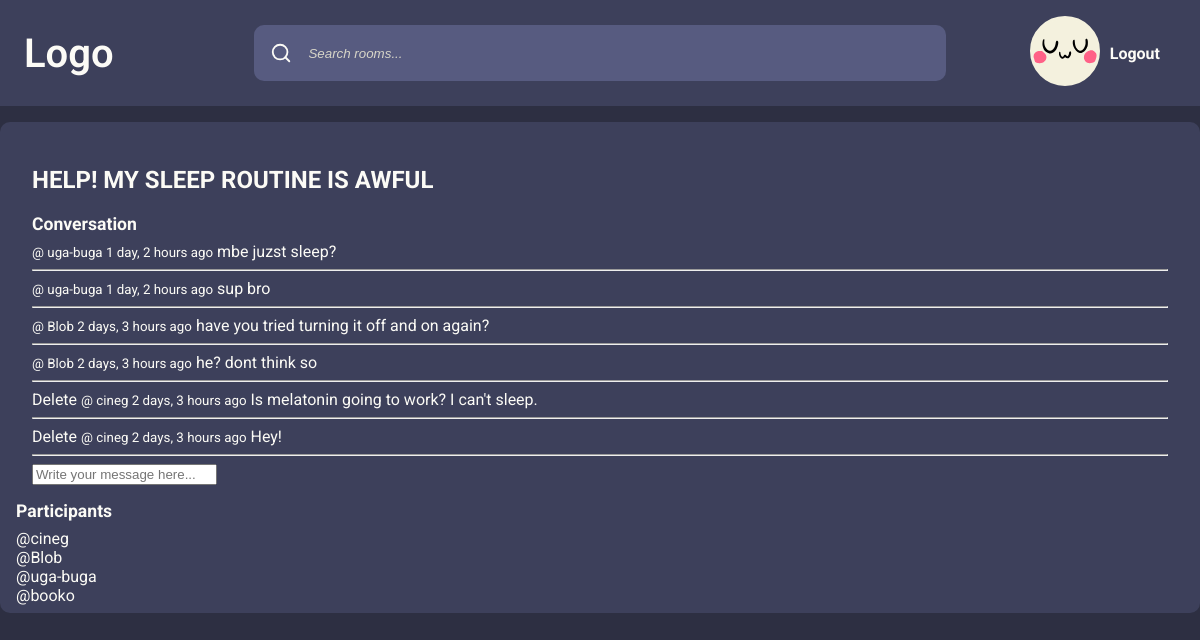
/room/2/ (signed in), run on the app's committed database.
### base/models.py (models this page shows, shortened)
class Room(models.Model):
    host = models.ForeignKey(User, on_delete=models.SET_NULL, null=True)
    topic = models.ForeignKey(Topic, on_delete=models.SET_NULL, null=True)
    name = models.CharField(max_length=200)
    description = models.TextField(null=True, blank=True)
    participants = models.ManyToManyField(User, related_name="participants", blank=True)
    updated = models.DateTimeField(auto_now=True)
    created = models.DateTimeField(auto_now_add=True)
    class Meta:
        ordering: list[str] = ["-updated", "-created"]

class Message(models.Model):
    user = models.ForeignKey(User, on_delete=models.CASCADE)
    room = models.ForeignKey(Room, on_delete=models.CASCADE)
    body = models.TextField()
    updated = models.DateTimeField(auto_now=True)
    created = models.DateTimeField(auto_now_add=True)
    class Meta:
        ordering: list[str] = ["-updated", "-created"]

### base/views.py (the view)
# urls.py: path("room/<str:pk>/", views.room, name="room"),
def room(request: HttpRequest, pk: str) -> HttpResponse:
    room: Room = Room.objects.get(id=int(pk))
    conversation_messages = room.message_set.all()  # type: ignore
    participants = room.participants.all()
    if request.method == "POST":
        message: Message = Message.objects.create(
            user=request.user, room=room, body=request.POST.get("body")
        )
        room.participants.add(request.user)
        return redirect("room", pk=room.id)
    context: dict = {
        "room": room,
        "conversation_messages": conversation_messages,
        "participants": participants,
    }
    return render(request, "base/room.html", context)

### base/templates/base/room.html (shortened to what this page needs)
{% extends "main.html" %}
{% block content %}
    <main class="room">
        <section>
            <h1>{{ room.name }}</h1>
            <div class="comment-wrapper">
                <h3>Conversation</h3>
                {% for message in conversation_messages %}
                    <div class="message">
                        {% if message.user == request.user %}
                            <a href="{% url 'delete-message' message.id %}">Delete</a>
                        {% endif %}
                        <small><a href="{% url "user-profile" message.user %}">@ {{ message.user }}</a> {{ message.created|timesince }} ago</small>
                        <p>{{ message.body }}</p>
                        <hr />
                    </div>
                {% endfor %}
            </div>
            {% if request.user.is_authenticated %}
                <div class="comment-form">
                    <form method="POST", action="">
                        <input type="text" name="body" placeholder="Write your message here..." />
                    </form>
                </div>
            {% endif %}
        </section>
        <aside class="participants">
            {% include "base/participants_component.html" %}
        </aside>
    </main>
{% endblock content %}

### base/templates/base/participants_component.html
<h3>Participants</h3>
{% for participant in participants %}
    <div>
        <p>
            <a href="{% url "user-profile" participant %}">@{{ participant }}</a>
        </p>
    </div>
{% endfor %}

### static/styles/style.css (style rules this page uses)
:root { --color-main-light: #fcfbf6; --color-main: #f4f1de; --color-main-dark: #d7d5c8; --color-bg-medium: #3d405b; --color-bg-light: #575b80; --color-bg-text: #9ea0bb; --color-bg-dark: #2d2f42; --color-success: #81b29a; --color-error: #e07a5f; --color-accent: #f2cc8f; }
a, button, p { all: unset; }
a { transition: 0.2s ease-in-out; }
h3 { font-size: 1.1rem; font-weight: 700; padding: 0; margin: 0; margin-bottom: 0.5rem; }
body { font-family: "Roboto", sans-serif; margin: 0; background-color: var(--color-bg-dark); color: var(--color-main-light); font-size: 12pt; height: 100vh; }
main { display: grid; }
main.room { grid-template-columns: 3fr 1fr; }
section { padding: 1rem; display: flex; flex-direction: column; }
.room { margin: 1rem 0; background-color: var(--color-bg-medium); border-radius: 10px; padding: 0.5rem 1rem; display: flex; flex-direction: column; }

### data on the page
Room: name "HELP! MY SLEEP ROUTINE IS AWFUL"
Message: user "uga-buga", created "1 day, 2 hours", body "mbe juzst sleep?"
Message: user "uga-buga", created "1 day, 2 hours", body "sup bro"
Message: user "Blob", created "2 days, 3 hours", body "have you tried turning it off and on again?"
Message: user "Blob", created "2 days, 3 hours", body "he? dont think so"
Message: shows "Delete", user "cineg", created "2 days, 3 hours", body "Is melatonin going to work? I can't sleep."
Message: shows "Delete", user "cineg", created "2 days, 3 hours", body "Hey!"

### other printed values
{{ participant }} "cineg"
{{ participant }} "Blob"
{{ participant }} "uga-buga"
{{ participant }} "booko"
